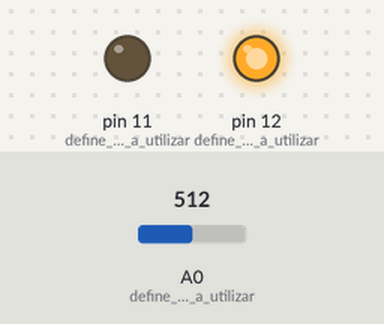
A sketch run on a simulated Arduino Uno, built with avr-gcc and run on an emulated ATmega328P. Shown: output pins drawn as LEDs (lit = HIGH). Inputs (shaded band) come from the test bench; at power-on: A0 (define_que_va_a_utilizar) = 512.

Above: at 1.2 s.
1.3 s: A0 (define_que_va_a_utilizar) set to 183
2.8 s: A0 (define_que_va_a_utilizar) set to 165
At 4.0 s:
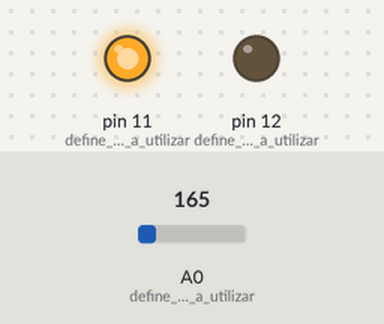
4.3 s: A0 (define_que_va_a_utilizar) set to 306
At 5.3 s:
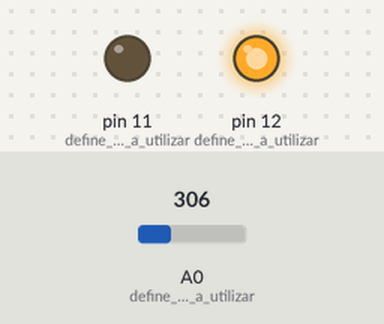
5.8 s: A0 (define_que_va_a_utilizar) set to 122
At 6.5 s:
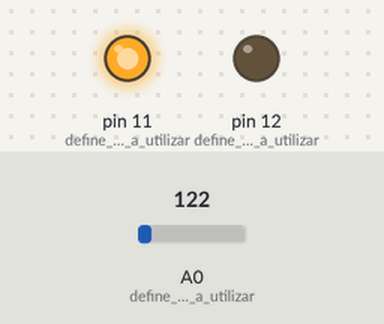
Timing chart, 0 to 8.3 s (numbered marks = the images above; inputs shaded):
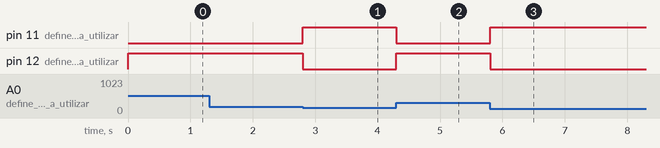

Measured:
- the behaviour switches between 176 and 175 on A0 (define_que_va_a_utilizar) (found by bisection; images 0 and 1)
- after the input at 1.3 s, every drawn part: stays the same
- after the input at 2.8 s, pin 11 (define_que_va_a_utilizar): LOW → HIGH at once; pin 12 (define_que_va_a_utilizar): HIGH → LOW at once
- after the input at 4.3 s, pin 11 (define_que_va_a_utilizar): HIGH → LOW at once; pin 12 (define_que_va_a_utilizar): LOW → HIGH at once
- after the input at 5.8 s, pin 11 (define_que_va_a_utilizar): LOW → HIGH at once; pin 12 (define_que_va_a_utilizar): HIGH → LOW at once

The sketch:

6.ino
```cpp
#define ROJO 12 // da nombre al LED
#define VERDE 11 // da nombre al LED
#define SENSOR DE TEMPERATURA A0 // da nombre al SENSOR DE TEMPERATURA

void setup()// predefine las cosas que vas a usar en el programa
{
  pinMode(A0, INPUT); // define que va a utilizar el pin A0 como ENTRADA
  pinMode(12, OUTPUT);// define que va a utilizar el pin 12 como SALIDA
  pinMode(11, OUTPUT);// define que va a utilizar el pin 11 como SALIDA
}

void loop()// ejecutar el codigo en forma continua
{
  int temperatura = -40 + 0.488155 * (analogRead(A0) - 20); //mido la temperatura en Cº

  if ( temperatura > 35) { //si la temperatura que midio el sensor es mayor a 35°
    digitalWrite(12, HIGH);// enciendo el LED rojo
    digitalWrite(11, LOW);// apago el LED verde
  } else {
    digitalWrite(11, HIGH);// enciendo el LED verde
    digitalWrite(12, LOW);// apago el LED rojo
  }
  delay(10); // el programa espera 10 microsegundos
}
```
